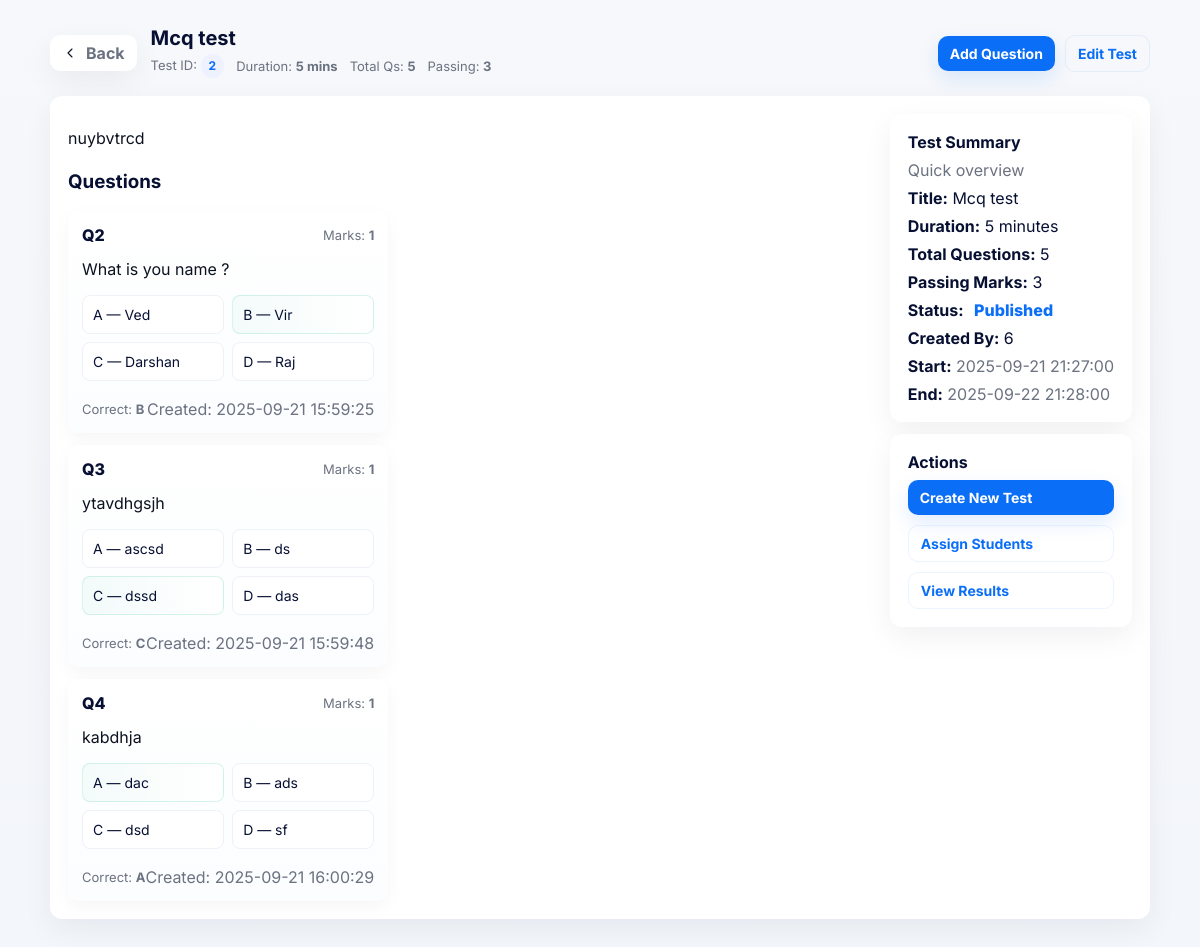
The app's page /view_test.php?test_id=2 (signed in) with its own data.
### tables this page shows
CREATE TABLE `tests` (
  `id` int(11) NOT NULL,
  `test_id` varchar(20) NOT NULL,
  `title` varchar(255) NOT NULL,
  `description` text DEFAULT NULL,
  `duration_minutes` int(11) NOT NULL,
  `total_questions` int(11) NOT NULL,
  `passing_marks` int(11) NOT NULL,
  `status` enum('draft','published') NOT NULL DEFAULT 'draft',
  `start_time` datetime DEFAULT NULL,
  `end_time` datetime DEFAULT NULL,
  `created_by` int(11) NOT NULL,
  `created_at` timestamp NOT NULL DEFAULT current_timestamp()
);

CREATE TABLE `questions` (
  `id` int(11) NOT NULL,
  `test_id` int(11) NOT NULL,
  `question_text` text NOT NULL,
  `option_a` varchar(255) NOT NULL,
  `option_b` varchar(255) NOT NULL,
  `option_c` varchar(255) NOT NULL,
  `option_d` varchar(255) NOT NULL,
  `correct_answer` enum('a','b','c','d') NOT NULL,
  `marks` int(11) DEFAULT 1,
  `created_at` timestamp NOT NULL DEFAULT current_timestamp()
);

### view_test.php (the view, shortened to what this page needs)
<?php
$conn = new mysqli("localhost","root","","exam_proctoring");
$test_id = isset($_GET['test_id']) ? (int)$_GET['test_id'] : 0;
$t = $conn->query("SELECT * FROM tests WHERE id=".$test_id)->fetch_assoc();
$questions = $conn->query("SELECT * FROM questions WHERE test_id=".$test_id);
?>
<!doctype html>
<html lang="en">
<head>
</head>
<body>
  <div class="container">
    <header>
      <div class="left">
        <a class="back" href="admin_dashboard.php" title="Back to dashboard">
          <svg width="16" height="16" viewBox="0 0 24 24" fill="none" aria-hidden><path d="M15 18l-6-6 6-6" stroke="#0b1220" stroke-width="1.6" stroke-linecap="round" stroke-linejoin="round"/></svg>
          Back
        </a>
        <div class="title">
          <h1><?= htmlspecialchars($t['title'] ?? 'Test') ?></h1>
          <div class="meta-row">
            <div class="muted">Test ID: <span class="pill"><?= (int)$t['id'] ?></span></div>
            <div class="muted">Duration: <strong><?= (int)$t['duration_minutes'] ?? '-' ?> mins</strong></div>
            <div class="muted">Total Qs: <strong><?= (int)$t['total_questions'] ?? '-' ?></strong></div>
            <div class="muted">Passing: <strong><?= (int)$t['passing_marks'] ?? '-' ?></strong></div>
          </div>
        </div>
      </div>
      <div class="actions" role="toolbar">
        <a class="btn" href="add_question.php?test_db_id=<?= (int)$t['id'] ?>">Add Question</a>
        <a class="btn ghost" href="edit_test.php?test_id=<?= (int)$t['id'] ?>">Edit Test</a>
      </div>
    </header>
    <div class="card test-details">
      <div class="test-main">
        <div class="desc"><?= nl2br(htmlspecialchars($t['description'] ?? 'No description provided.')) ?></div>
        <h3 style="margin-top:18px">Questions</h3>
        <div class="questions" aria-live="polite">
          <?php if ($questions && $questions->num_rows > 0): ?>
            <?php while($q=$questions->fetch_assoc()): ?>
              <div class="qcard" id="q<?= (int)$q['id'] ?>">
                <div class="qtop">
                  <div class="qno">Q<?= (int)$q['id'] ?></div>
                  <div class="meta">Marks: <strong><?= htmlspecialchars($q['marks']) ?></strong></div>
                </div>
                <div class="qtext"><?= htmlspecialchars($q['question_text']) ?></div>
                <div class="options" role="list">
                  <div class="opt <?= $q['correct_answer'] === 'a' ? 'correct' : '' ?>">A — <?= htmlspecialchars($q['option_a']) ?></div>
                  <div class="opt <?= $q['correct_answer'] === 'b' ? 'correct' : '' ?>">B — <?= htmlspecialchars($q['option_b']) ?></div>
                  <div class="opt <?= $q['correct_answer'] === 'c' ? 'correct' : '' ?>">C — <?= htmlspecialchars($q['option_c']) ?></div>
                  <div class="opt <?= $q['correct_answer'] === 'd' ? 'correct' : '' ?>">D — <?= htmlspecialchars($q['option_d']) ?></div>
                </div>
                <div style="display:flex;justify-content:space-between;align-items:center;margin-top:10px;">
                  <div class="meta">Correct: <strong><?= htmlspecialchars(strtoupper($q['correct_answer'])) ?></strong></div>
                  <div class="muted">Created: <?= htmlspecialchars($q['created_at'] ?? '-') ?></div>
                </div>
              </div>
            <?php endwhile; ?>
          <?php else: ?>
            <div class="muted" style="padding:18px; background:#fff; border-radius:10px; box-shadow:var(--shadow);">No questions found for this test. Use <strong>Add Question</strong> to start adding MCQs.</div>
          <?php endif; ?>
        </div>
      </div>
      <aside class="test-side">
        <div class="card">
          <h4 style="margin:0 0 8px 0">Test Summary</h4>
          <div class="muted" style="margin-bottom:8px">Quick overview</div>
          <div style="display:grid;gap:8px">
            <div><strong>Title:</strong> <?= htmlspecialchars($t['title'] ?? '-') ?></div>
            <div><strong>Duration:</strong> <?= (int)$t['duration_minutes'] ?? '-' ?> minutes</div>
            <div><strong>Total Questions:</strong> <?= (int)$t['total_questions'] ?? '-' ?></div>
            <div><strong>Passing Marks:</strong> <?= (int)$t['passing_marks'] ?? '-' ?></div>
            <div><strong>Status:</strong>
              <?php if (($t['status'] ?? '') === 'published'): ?>
                <span style="color:var(--primary); font-weight:800; margin-left:6px">Published</span>
              <?php else: ?>
                <span style="color:var(--muted); font-weight:700; margin-left:6px">Draft</span>
              <?php endif; ?>
            </div>
            <div><strong>Created By:</strong> <?= (int)$t['created_by'] ?? '-' ?></div>
            <div><strong>Start:</strong> <span class="muted"><?= htmlspecialchars($t['start_time'] ?? 'Not set') ?></span></div>
            <div><strong>End:</strong> <span class="muted"><?= htmlspecialchars($t['end_time'] ?? 'Not set') ?></span></div>
          </div>
        </div>
        <div style="height:12px"></div>
        <div class="card">
          <h4 style="margin:0 0 8px 0">Actions</h4>
          <div style="display:flex;flex-direction:column;gap:10px;margin-top:8px">
            <a class="btn" href="create_test.php">Create New Test</a>
            <a class="btn ghost" href="assign_students.php?test_id=<?= (int)$t['id'] ?>">Assign Students</a>
            <a class="btn ghost" href="view_results.php?test_id=<?= (int)$t['id'] ?>">View Results</a>
          </div>
        </div>
      </aside>
    </div>
  </div>
</body>
</html>

### view_test.php (style rules this page uses)
:root { --bg:#f6f8fb; --card:#ffffff; --muted:#6b7280; --accent:#7c3aed; --primary:#0b6ef6; --radius:12px; --shadow: 0 10px 30px rgba(11,22,50,0.06); font-family: 'Inter', system-ui, -apple-system, "Segoe UI", Roboto, "Helvetica Neue", Arial; color-scheme: light; }
* { box-sizing:border-box }
body { margin:0; background:linear-gradient(180deg,var(--bg),#f3f6fa); padding:28px; color:#071033; -webkit-font-smoothing:antialiased; -moz-osx-font-smoothing:grayscale; }
.container { max-width:1100px; margin:0 auto; display:grid; gap:18px; }
header { display:flex; justify-content:space-between; align-items:center; gap:12px; }
.left { display:flex; gap:14px; align-items:center; }
.back { display:inline-flex; align-items:center; gap:8px; padding:8px 12px; border-radius:10px; text-decoration:none; color:var(--muted); background:var(--card); box-shadow:var(--shadow); font-weight:700; }
.title { line-height:1; }
.title h1 { margin:0; font-size:20px; }
.actions { display:flex; gap:10px; align-items:center; }
.btn { display:inline-flex; gap:8px; align-items:center; padding:9px 12px; border-radius:10px; text-decoration:none; font-weight:700; font-size:14px; background:var(--primary); color:#fff; box-shadow: 0 8px 20px rgba(11,110,246,0.12); }
.btn.ghost { background:transparent; color:var(--primary); border:1px solid rgba(11,110,246,0.08); box-shadow:none }
.meta-row { display:flex; gap:12px; align-items:center; color:var(--muted); font-size:13px; margin-top:6px; }
.card { background:var(--card); border-radius:var(--radius); padding:18px; box-shadow:var(--shadow); }
.test-details { display:flex; gap:18px; align-items:flex-start; justify-content:space-between; flex-wrap:wrap; }
.test-main { max-width:75%; }
.test-side { min-width:220px; }
.desc { margin-top:12px; color:#0b1220; line-height:1.6; white-space:pre-wrap; }
.questions { display:grid; gap:12px; margin-top:6px; }
.qcard { border-radius:10px; padding:14px; background:linear-gradient(180deg,#ffffff,#fbfdff); box-shadow: 0 6px 18px rgba(11,22,50,0.04); display:flex; flex-direction:column; gap:8px; }
.qtop { display:flex; justify-content:space-between; align-items:center; gap:12px; }
.qno { font-weight:800; color:#071033; }
.qtext { margin:6px 0 0 0; color:#0b1220; }
.options { display:grid; grid-template-columns: 1fr 1fr; gap:8px; margin-top:8px; }
.opt { padding:10px; border-radius:8px; background:#fff; border:1px solid #eef2f7; font-size:14px; color:#071033; }
.correct { border-color: rgba(16,185,129,0.16); background:linear-gradient(90deg, rgba(16,185,129,0.04), #fff); }
.meta { color:var(--muted); font-size:13px; }
.pill { display:inline-block; padding:6px 8px; border-radius:999px; font-weight:700; font-size:12px; background:#eef2ff; color:var(--primary); }
.muted { color:var(--muted) }

### records on screen
tests: title "Mcq test", id "2", duration_minutes "5", total_questions "5", passing_marks "3", description "nuybvtrcd", created_by "6", start_time "2025-09-21 21:27:00", end_time "2025-09-22 21:28:00"
questions: id "2", marks "1", question_text "What is you name ?", option_a "Ved", option_b "Vir", option_c "Darshan", option_d "Raj", correct_answer "B", created_at "2025-09-21 15:59:25"
questions: id "3", marks "1", question_text "ytavdhgsjh", option_a "ascsd", option_b "ds", option_c "dssd", option_d "das", correct_answer "C", created_at "2025-09-21 15:59:48"
questions: id "4", marks "1", question_text "kabdhja", option_a "dac", option_b "ads", option_c "dsd", option_d "sf", correct_answer "A", created_at "2025-09-21 16:00:29"
